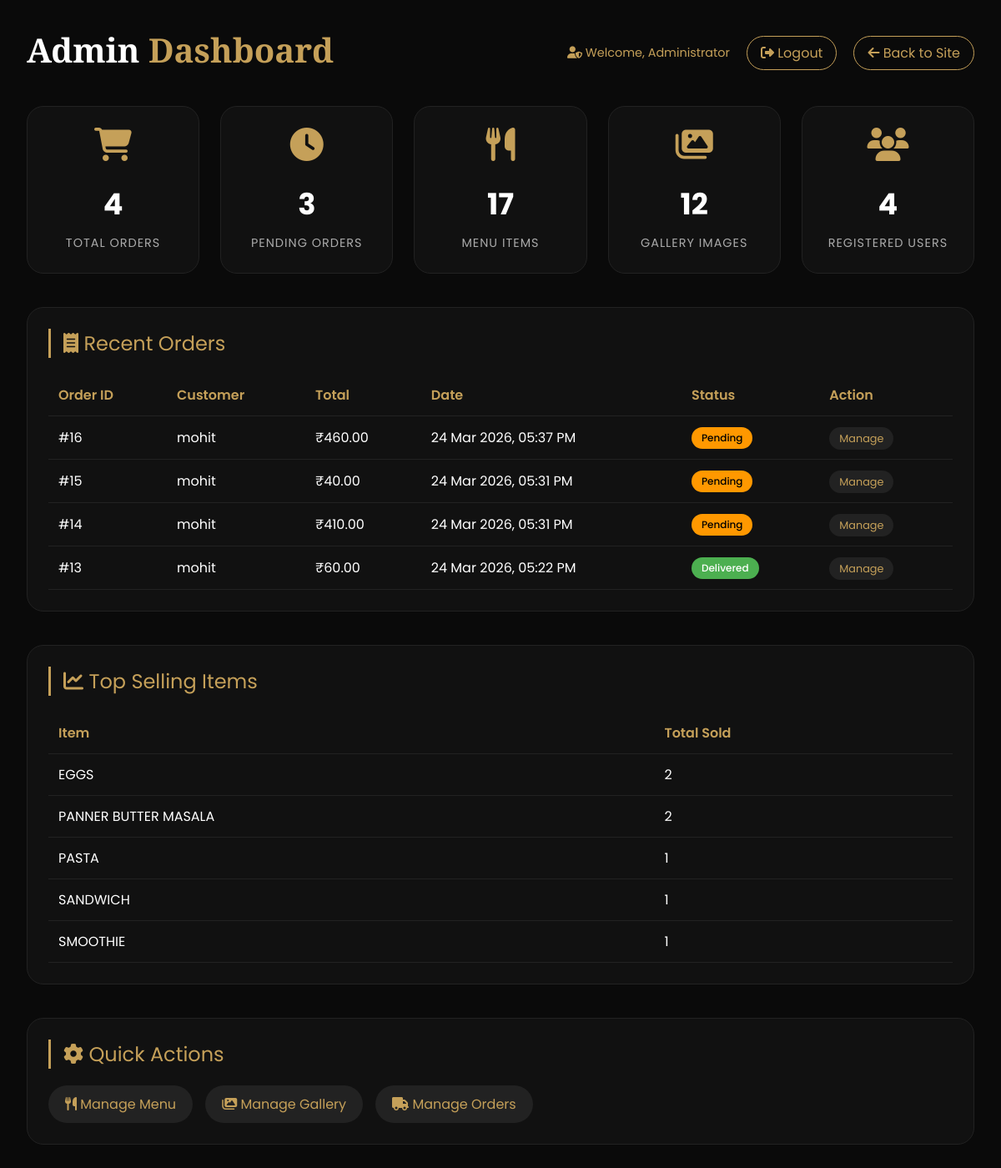
The page /suleman/admin/adminhome.php (signed in) on the database its author committed.
### tables this page shows
CREATE TABLE `orders` (
  `id` int(11) NOT NULL AUTO_INCREMENT,
  `user_email` varchar(255) DEFAULT NULL,
  `customer_name` varchar(255) NOT NULL,
  `customer_email` varchar(255) NOT NULL,
  `customer_phone` varchar(20) NOT NULL,
  `customer_address` text NOT NULL,
  `total_amount` decimal(10,2) NOT NULL,
  `order_date` timestamp NOT NULL DEFAULT current_timestamp(),
  `status` enum('pending','confirmed','preparing','delivered','cancelled') DEFAULT 'pending',
  `notes` text DEFAULT NULL,
  PRIMARY KEY (`id`)
);

### suleman/admin/adminhome.php (the view, shortened to what this page needs)
<?php
$conn = mysqli_connect("localhost", "root", "", "sulemanrestro");
$stats = [];
$res = mysqli_query($conn, "SELECT COUNT(*) as count FROM orders");
$stats['total_orders'] = $res ? mysqli_fetch_assoc($res)['count'] : 0;
$res = mysqli_query($conn, "SELECT COUNT(*) as count FROM orders WHERE status = 'pending'");
$stats['pending_orders'] = $res ? mysqli_fetch_assoc($res)['count'] : 0;
$res = mysqli_query($conn, "SELECT COUNT(*) as count FROM menu_items WHERE is_available = 1");
$stats['total_menu'] = $res ? mysqli_fetch_assoc($res)['count'] : 0;
$res = mysqli_query($conn, "SELECT COUNT(*) as count FROM gallery_images");
$stats['total_gallery'] = $res ? mysqli_fetch_assoc($res)['count'] : 0;
$res = mysqli_query($conn, "SELECT COUNT(*) as count FROM signup");
$stats['total_users'] = $res ? mysqli_fetch_assoc($res)['count'] : 0;
$recent_orders = [];
$res = mysqli_query($conn, "SELECT * FROM orders ORDER BY order_date DESC LIMIT 5");
if ($res) {
    while ($row = mysqli_fetch_assoc($res)) {
        $recent_orders[] = $row;
    }
}
$top_items = [];
$res = mysqli_query($conn, "SELECT mi.name, SUM(oi.quantity) as total_sold
                            FROM order_items oi
                            JOIN menu_items mi ON oi.menu_item_id = mi.id
                            GROUP BY oi.menu_item_id
                            ORDER BY total_sold DESC
                            LIMIT 5");
if ($res) {
    while ($row = mysqli_fetch_assoc($res)) {
        $top_items[] = $row;
    }
}
?>
<!DOCTYPE html>
<html lang="en">
<head>
    <link rel="stylesheet" href="https://cdnjs.cloudflare.com/ajax/libs/font-awesome/6.4.0/css/all.min.css">
</head>
<body>
<div class="container">
    <div class="admin-bar">
        <h1>Admin <span>Dashboard</span></h1>
        <div class="admin-info">
            <span><i class="fas fa-user-shield"></i> Welcome, <?php echo htmlspecialchars($_SESSION['admin_name'] ?? 'Admin'); ?></span>
            <div class="logout-link">
                <a href="adminsign.php?logout=1"><i class="fas fa-sign-out-alt"></i> Logout</a>
            </div>
            <div class="back-link">
                <a href="../home.php"><i class="fas fa-arrow-left"></i> Back to Site</a>
            </div>
        </div>
    </div>
    <div class="stats-grid">
        <div class="stat-card">
            <i class="fas fa-shopping-cart"></i>
            <div class="stat-number"><?php echo $stats['total_orders']; ?></div>
            <div class="stat-label">Total Orders</div>
        </div>
        <div class="stat-card">
            <i class="fas fa-clock"></i>
            <div class="stat-number"><?php echo $stats['pending_orders']; ?></div>
            <div class="stat-label">Pending Orders</div>
        </div>
        <div class="stat-card">
            <i class="fas fa-utensils"></i>
            <div class="stat-number"><?php echo $stats['total_menu']; ?></div>
            <div class="stat-label">Menu Items</div>
        </div>
        <div class="stat-card">
            <i class="fas fa-images"></i>
            <div class="stat-number"><?php echo $stats['total_gallery']; ?></div>
            <div class="stat-label">Gallery Images</div>
        </div>
        <div class="stat-card">
            <i class="fas fa-users"></i>
            <div class="stat-number"><?php echo $stats['total_users']; ?></div>
            <div class="stat-label">Registered Users</div>
        </div>
    </div>
    <div class="dashboard-section">
        <div class="section-title"><i class="fas fa-receipt"></i> Recent Orders</div>
        <?php if (empty($recent_orders)): ?>
            <p>No orders yet.</p>
        <?php else: ?>
            <table>
                <thead>
                    <tr>
                        <th>Order ID</th>
                        <th>Customer</th>
                        <th>Total</th>
                        <th>Date</th>
                        <th>Status</th>
                        <th>Action</th>
                    </tr>
                </thead>
                <tbody>
                    <?php foreach ($recent_orders as $order): ?>
                    <tr>
                        <td>#<?php echo $order['id']; ?></td>
                        <td><?php echo htmlspecialchars($order['customer_name']); ?></td>
                        <td>₹<?php echo number_format($order['total_amount'], 2); ?></td>
                        <td><?php echo date('d M Y, h:i A', strtotime($order['order_date'])); ?></td>
                        <td><span class="status-badge status-<?php echo $order['status']; ?>"><?php echo ucfirst($order['status']); ?></span></td>
                        <td><a href="ordercontrol.php" class="btn-link">Manage</a></td>
                    </tr>
                    <?php endforeach; ?>
                </tbody>
            </table>
        <?php endif; ?>
    </div>
    <div class="dashboard-section">
        <div class="section-title"><i class="fas fa-chart-line"></i> Top Selling Items</div>
        <?php if (empty($top_items)): ?>
            <p>No sales data yet.</p>
        <?php else: ?>
            <table>
                <thead>
                    <tr>
                        <th>Item</th>
                        <th>Total Sold</th>
                    </tr>
                </thead>
                <tbody>
                    <?php foreach ($top_items as $item): ?>
                    <tr>
                        <td><?php echo htmlspecialchars($item['name']); ?></td>
                        <td><?php echo $item['total_sold']; ?></td>
                    </tr>
                    <?php endforeach; ?>
                </tbody>
            </table>
        <?php endif; ?>
    </div>
    <div class="dashboard-section">
        <div class="section-title"><i class="fas fa-cog"></i> Quick Actions</div>
        <div class="quick-links">
            <a href="menucontrol.php" class="quick-link"><i class="fas fa-utensils"></i> Manage Menu</a>
            <a href="gallerycontrol.php" class="quick-link"><i class="fas fa-images"></i> Manage Gallery</a>
            <a href="ordercontrol.php" class="quick-link"><i class="fas fa-truck"></i> Manage Orders</a>
        </div>
    </div>
</div>
</body>
</html>

### suleman/admin/adminhome.php (style rules this page uses)
* { margin: 0; padding: 0; box-sizing: border-box; }
body { font-family: 'Poppins', sans-serif; background: #0a0a0a; color: #fff; padding: 2rem; }
.container { max-width: 1400px; margin: 0 auto; }
h1 { font-family: 'Playfair Display', serif; font-size: 2.5rem; margin-bottom: 0.5rem; }
h1 span { color: #C5A059; }
.admin-bar { display: flex; justify-content: space-between; align-items: center; margin-bottom: 2rem; flex-wrap: wrap; gap: 1rem; }
.admin-info { display: flex; align-items: center; gap: 20px; }
.admin-info span { color: #C5A059; font-size: 0.9rem; }
.back-link a, .logout-link a { color: #C5A059; text-decoration: none; border: 1px solid #C5A059; padding: 8px 16px; border-radius: 40px; transition: 0.3s; }
.stats-grid { display: grid; grid-template-columns: repeat(auto-fit, minmax(200px, 1fr)); gap: 25px; margin-bottom: 40px; }
.stat-card { background: #111; border: 1px solid #222; border-radius: 20px; padding: 25px 20px; text-align: center; transition: 0.3s; }
.stat-card i { font-size: 2.5rem; color: #C5A059; margin-bottom: 15px; }
.stat-number { font-size: 2.2rem; font-weight: 700; margin: 10px 0; }
.stat-label { color: #aaa; font-size: 0.9rem; text-transform: uppercase; letter-spacing: 1px; }
.dashboard-section { background: #111; border: 1px solid #222; border-radius: 20px; padding: 25px; margin-bottom: 40px; }
.section-title { font-size: 1.5rem; margin-bottom: 20px; color: #C5A059; border-left: 3px solid #C5A059; padding-left: 15px; }
table { width: 100%; border-collapse: collapse; }
th, td { padding: 12px; text-align: left; border-bottom: 1px solid #222; }
th { color: #C5A059; font-weight: 600; }
.status-badge { display: inline-block; padding: 4px 12px; border-radius: 20px; font-size: 0.75rem; font-weight: 500; }
.status-pending { background: #ff9800; color: #000; }
.status-delivered { background: #4caf50; color: #fff; }
.btn-link { background: #222; color: #C5A059; padding: 5px 12px; border-radius: 20px; text-decoration: none; font-size: 0.8rem; transition: 0.3s; }
.quick-links { display: flex; gap: 15px; flex-wrap: wrap; }
.quick-link { background: #222; padding: 10px 20px; border-radius: 30px; text-decoration: none; color: #C5A059; transition: 0.3s; }

### rows shown on the page
orders: id "16", customer_name "mohit", total_amount "460.00", order_date "24 Mar 2026, 05:37 PM", status "Pending"
orders: id "15", customer_name "mohit", total_amount "40.00", order_date "24 Mar 2026, 05:31 PM", status "Pending"
orders: id "14", customer_name "mohit", total_amount "410.00", order_date "24 Mar 2026, 05:31 PM", status "Pending"
orders: id "13", customer_name "mohit", total_amount "60.00", order_date "24 Mar 2026, 05:22 PM", status "Delivered"

### other values the page prints
$_SESSION['admin_name'] "Administrator"
$stats['total_orders'] "4"
$stats['pending_orders'] "3"
$stats['total_menu'] "17"
$stats['total_gallery'] "12"
$stats['total_users'] "4"
$item['name'] "EGGS"
$item['total_sold'] "2"
$item['name'] "PANNER BUTTER MASALA"
$item['name'] "PASTA"
$item['total_sold'] "1"
$item['name'] "SANDWICH"
$item['name'] "SMOOTHIE"
